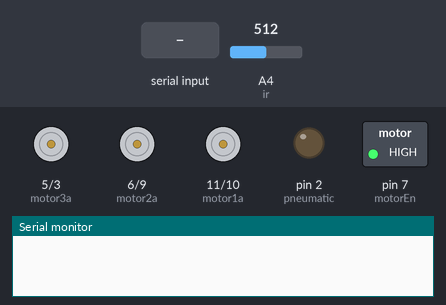
Recording of a sketch running on a simulated Arduino Uno, built with avr-gcc and run on an emulated ATmega328P. Parts: motor-driver pin pairs drawn as motors (green arrow = first pin HIGH = forward, orange = second pin HIGH = backward, longer = more drive), switched loads named in the sketch (green lamp = pin HIGH), output pins drawn as LEDs (lit = HIGH), the last lines printed to the serial monitor. The test bench sets the inputs (shaded band); at power-on: A4 (ir) = 512.

Above: at 1.2 s.
1.3 s: "1;90\n" received over Serial
At 2.0 s:
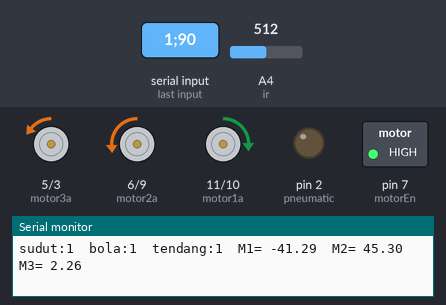
3.2 s: ";" received over Serial
At 4.4 s:
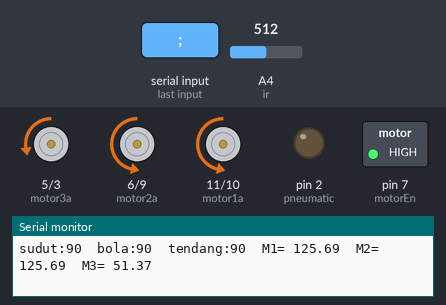
4.7 s: "90;45;200\n" received over Serial
At 5.3 s:
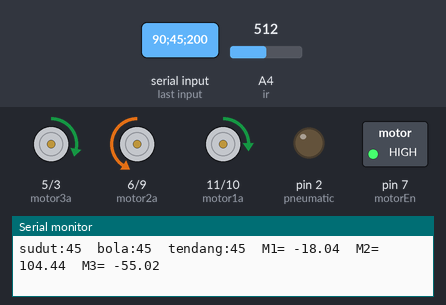
6.2 s: "30;150;10\n" received over Serial
At 6.7 s:
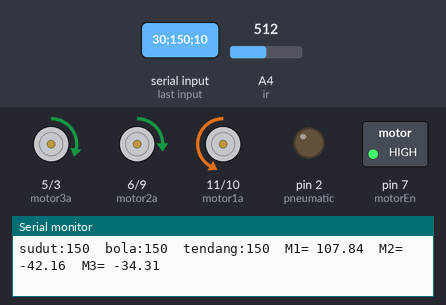
7.7 s: "90;45\n" received over Serial
At 8.9 s:
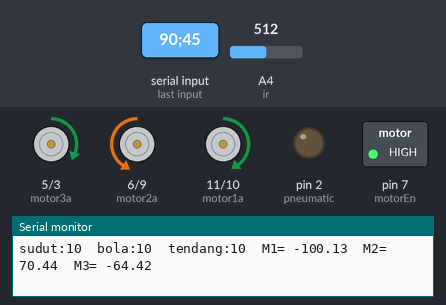
9.2 s: "30;150\n" received over Serial
At 10.2 s:
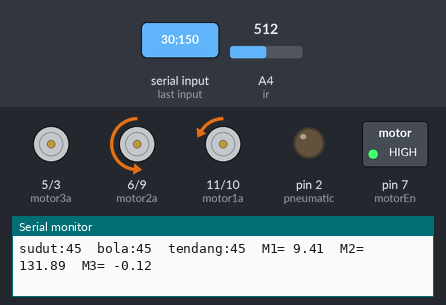
Timing chart, 0 to 11.7 s (numbered marks = the images above; inputs shaded):
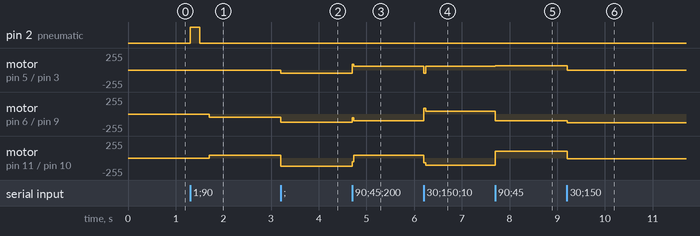

The sketch:

omni_mar02a.ino
```cpp
#define motor1a 11
#define motor1b 10
#define motor2a 6
#define motor2b 9
#define motor3a 5
#define motor3b 3
#define motorEn 7
#define pneumatic 2
#define ir  A4

int motor[] = {
  motor1a, motor1b, motor2a, motor2b, motor3a, motor3b, motorEn, pneumatic
};
float motor1, motor2, motor3, angular;
float rotatePWM = 0; //perlu di-PID-kan
float maxPWM = 255;
int speedRobot = 100;    //kecepatan robot mendekati bola (0-255)
int error, lastError, kp = 1, kd = 7;
int sudut, bola, tendang, radius;
long timeNow;
boolean lastDir; //true = kanan, false = kiri

String s;
char a;

void setup() {
  Serial.begin(9600);
  for (int i = 0; i < sizeof(motor) / 2; i++) {
    pinMode(motor[i], OUTPUT);
  }
  digitalWrite(motorEn, HIGH);
}

void loop() {
  scanIr();
  if (Serial.available() > 0)
  {
    a = Serial.read();
    s += a;
    if (a == ';') {
      int commaIndex = s.indexOf(',');
      //  Search for the next comma just after the first
      int secondCommaIndex = s.indexOf(',', commaIndex + 1);

      String firstValue = s.substring(0, commaIndex);
      String secondValue = s.substring(commaIndex + 1, secondCommaIndex);
      String thirdValue = s.substring(secondCommaIndex + 1); // To the end of the string

      sudut = firstValue.toInt();
      bola = secondValue.toInt();
      tendang = thirdValue.toInt();

      Serial.print("sudut:");
      Serial.print(sudut);
      Serial.print("  bola:");
      Serial.print(bola);
      Serial.print("  tendang:");
      Serial.print(tendang);

      //*******************invers kinematic************************
      //menentukan nilai +- angular dan error
      if (sudut == 0) {
        error = sudut;
        angular = 0;
        lastDir = false;
      }
      else if (sudut > 0) {
        error = sudut;
        rotatePWM = pid(error);
        angular = rotatePWM / maxPWM;
        lastDir = false;
      }
      else {
        error = -sudut;
        rotatePWM = pid(error);
        angular = 0 - rotatePWM / maxPWM;
        lastDir = true;
      }

      if (bola == 0) {
        //robot berputar ke kanan
        if (!lastDir) {
          speedRobot=100;
          motor1 = speedRobot/2;
          motor2 = speedRobot/2;
          motor3 = speedRobot/2;
        }
        //robot berputar ke kiri
        else if (lastDir) {
          speedRobot=100;
          motor1 = -speedRobot/2;
          motor2 = -speedRobot/2;
          motor3 = -speedRobot/2;
        }
      }
      else {
        //rumus kontrol motor mendekati bola
        if (scanIr()<15 && tendang == 1) {
          digitalWrite(pneumatic, HIGH);
          delay(200);
          digitalWrite(pneumatic, LOW);
          delay(200);


        }
        if (tendang == 1) {
          kp = 3;
          speedRobot = 50;
          motor1 = speedRobot * (cos(radians(150 - sudut)) + angular);
          motor2 = speedRobot * (cos(radians(30 - sudut)) + angular);
          motor3 = speedRobot * (cos(radians(270 - sudut)) + angular*2);
        }
        else {
          kp = 1;
          digitalWrite(motorEn, HIGH);
          speedRobot = 100;
          motor1 = speedRobot * (cos(radians(150 - sudut)) + angular);
          motor2 = speedRobot * (cos(radians(30 - sudut)) + angular);
          motor3 = speedRobot * (cos(radians(270 - sudut)) + angular*2);
        }
      }

      //limiter PWM
      if (motor1 > maxPWM)  motor1 = maxPWM;
      if (motor1 < -maxPWM) motor1 = -maxPWM;
      if (motor2 > maxPWM)  motor2 = maxPWM;
      if (motor2 < -maxPWM) motor2 = -maxPWM;
      if (motor3 > maxPWM)  motor3 = maxPWM;
      if (motor3 < -maxPWM) motor3 = -maxPWM;

      //kontrol arah motor CW (a-, b+) dan CCW (a+, b-)
      if (motor1 >= 0) {
        digitalWrite(motor1a, LOW);
        analogWrite(motor1b, motor1);
      }
      if (motor1 < 0) {
        analogWrite(motor1a, -motor1);
        digitalWrite(motor1b, LOW);
      }
      if (motor2 >= 0) {
        digitalWrite(motor2a, LOW);
        analogWrite(motor2b, motor2);
      }
      if (motor2 < 0) {
        analogWrite(motor2a, -motor2);
        digitalWrite(motor2b, LOW);
      }
      if (motor3 >= 0) {
        digitalWrite(motor3a, LOW);
        analogWrite(motor3b, motor3);
      }
      if (motor3 < 0) {
        analogWrite(motor3a, -motor3);
        digitalWrite(motor3b, LOW);
      }

      Serial.print("\tM1= ");
      Serial.print(motor1);
      Serial.print("\t");
      Serial.print("M2= ");
      Serial.print(motor2);
      Serial.print("\t");
      Serial.print("M3= ");
      Serial.println(motor3);
      s = "";
    }
  }
}

int pid(int err) {
  if (err > 20) err = 20;
  int pid = (err * kp) + ((err - lastError) * kd);
  lastError = err;
  return pid;
}

int scanIr(){
  float A = analogRead(ir) * 0.0048828125;
  double jarak = 65 * pow(A, -1.15);
  double B = (jarak/1023*5)*100-4;
  //Serial.print(B);
  return B;
}
```

Measured:
- after the input at 1.3 s, pin 2 (pneumatic): LOW → HIGH at once, → LOW 0.20 s later; motor on pin 5 (motor3a) / pin 3 (motor3b): stopped → backward 2/255 after 0.40 s; motor on pin 6 (motor2a) / pin 9 (motor2b): stopped → backward 45/255 after 0.40 s; motor on pin 11 (motor1a) / pin 10 (motor1b): stopped → forward 41/255 after 0.40 s
- after the input at 3.2 s, motor on pin 5 (motor3a) / pin 3 (motor3b): backward 2/255 → backward 51/255 at once; motor on pin 6 (motor2a) / pin 9 (motor2b): backward 45/255 → backward 125/255 at once; motor on pin 11 (motor1a) / pin 10 (motor1b): forward 41/255 → backward 125/255 at once
- after the input at 4.7 s, motor on pin 5 (motor3a) / pin 3 (motor3b): backward 51/255 → forward 55/255 at once; motor on pin 6 (motor2a) / pin 9 (motor2b): backward 125/255 → backward 104/255 at once; motor on pin 11 (motor1a) / pin 10 (motor1b): backward 125/255 → forward 41/255 at once
- after the input at 6.2 s, motor on pin 5 (motor3a) / pin 3 (motor3b): forward 55/255 → backward 51/255 at once, → forward 55/255 0.03 s later; motor on pin 6 (motor2a) / pin 9 (motor2b): backward 104/255 → forward 42/255 at once; motor on pin 11 (motor1a) / pin 10 (motor1b): forward 41/255 → backward 107/255 at once
- after the input at 7.7 s, motor on pin 5 (motor3a) / pin 3 (motor3b): forward 55/255 → forward 64/255 at once; motor on pin 6 (motor2a) / pin 9 (motor2b): forward 42/255 → backward 104/255 at once; motor on pin 11 (motor1a) / pin 10 (motor1b): backward 107/255 → forward 100/255 at once
- after the input at 9.2 s, motor on pin 5 (motor3a) / pin 3 (motor3b): forward 64/255 → stopped at once; motor on pin 6 (motor2a) / pin 9 (motor2b): backward 104/255 → backward 131/255 at once; motor on pin 11 (motor1a) / pin 10 (motor1b): forward 100/255 → backward 9/255 at once
